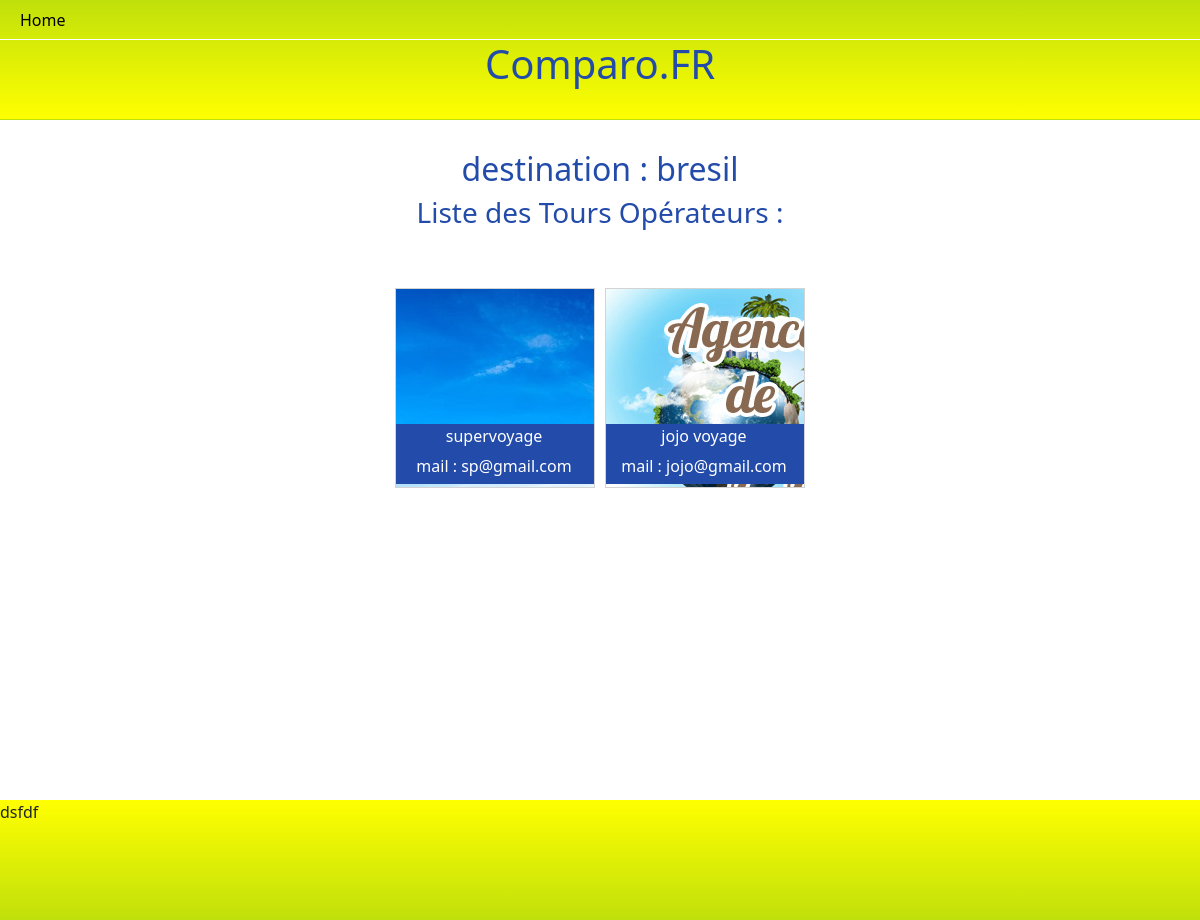
Page /liste.php?location=bresil on the committed database.
### tables this page shows
CREATE TABLE IF NOT EXISTS `destination` (
  `id` int NOT NULL AUTO_INCREMENT,
  `location` varchar(255) NOT NULL,
  `price` int NOT NULL,
  `tour_operator_id` int NOT NULL,
  `image` varchar(255) NOT NULL,
  PRIMARY KEY (`id`)
);

CREATE TABLE IF NOT EXISTS `tour_operator` (
  `id` int NOT NULL AUTO_INCREMENT,
  `name` varchar(255) NOT NULL,
  `link` varchar(255) NOT NULL,
  `grade_count` int NOT NULL DEFAULT '0',
  `grade_total` int NOT NULL DEFAULT '0',
  `is_premium` tinyint(1) NOT NULL DEFAULT '0',
  `image` varchar(255) DEFAULT NULL,
  PRIMARY KEY (`id`)
);

### repository/Manager.php (called while the page is built, shortened)
<?php
class Manager
{
    private PDO $db;
    public function setDb($db)
    {
        $this->db = $db;
        return $this;
    }
    public function getTourOperatorById($operatorId)
    {
        $query = 'SELECT * FROM tour_operator WHERE id = :operatorId';
        $stmt = $this->db->prepare($query);
        $stmt->bindParam(':operatorId', $operatorId, PDO::PARAM_INT);
        $stmt->execute();
        $tourOperatorData = $stmt->fetch(PDO::FETCH_ASSOC);
        if ($tourOperatorData) {
            return new TourOperateur($tourOperatorData);
        } else {
            return null;
        }
    }
    public function getDestinationByLocation($destinationLocation)
    {
        $query = 'SELECT * FROM destination WHERE location = :location';
        $stmt = $this->db->prepare($query);
        $stmt->bindParam(':location', $destinationLocation, PDO::PARAM_STR);
        $stmt->execute();
        $destinationsData = $stmt->fetchAll(PDO::FETCH_ASSOC);
        $destinations = [];
        if ($destinationsData) {
            foreach ($destinationsData as $destinationData) {
                $destinations[] = new Destination($destinationData);
            }
            return $destinations;
        } else {
            return null;
        }
    }
}

### entity/Destination.php (called while the page is built, shortened)
<?php
class Destination
{
    private $location;
    private $tour_operator_id;
    public function setId($id)
    {
        return $this;
    }
    public function getLocation()
    {
        return $this->location;
    }
    public function setLocation($location)
    {
        $this->location = $location;
        return $this;
    }
    public function setPrice($price)
    {
        return $this;
    }
    public function getTour_operator_id()
    {
        return $this->tour_operator_id;
    }
    public function setTour_operator_id($tour_operator_id)
    {
        $this->tour_operator_id = $tour_operator_id;
        return $this;
    }
    public function setImage($image)
    {
        return $this;
    }
}

### entity/TourOperateur.php (called while the page is built, shortened)
<?php
Class TourOperateur
{
    private int $id;
    private string $name;
    private string $link;
    private string $image;
    public function getId()
    {
        return $this->id;
    }
    public function setId($id)
    {
        $this->id = $id;
        return $this;
    }
    public function getName()
    {
        return $this->name;
    }
    public function setName($name)
    {
        $this->name = $name;
        return $this;
    }
    public function getLink()
    {
        return $this->link;
    }
    public function setLink($link)
    {
        $this->link = $link;
        return $this;
    }
    public function setGrade_count($grade_count)
    {
        return $this;
    }
    public function setGrade_total($grade_total)
    {
        return $this;
    }
    public function setIs_premium($is_premium)
    {
        return $this;
    }
    public function getImage()
    {
        return $this->image;
    }
    public function setImage($image)
    {
        $this->image = $image;
        return $this;
    }
}
?>

### liste.php (the view, shortened to what this page needs)
<?php
require_once("./utils/connexion.php");
$manager = new Manager($bdd);
if (isset($_GET['location']) && !empty($_GET['location'])) {
    $destinations = $manager->getDestinationByLocation($_GET['location']);
?>
    <!DOCTYPE html>
    <html lang="en">
    <head>
        <link href="https://cdn.jsdelivr.net/npm/bootstrap@5.3.1/dist/css/bootstrap.min.css" rel="stylesheet">
        <link rel="stylesheet" href="css/liste.css">
    </head>
    <body>
        <header>
            <nav class="navbar navbar-expand-lg">
                <div class="container-fluid">
                    <div class="collapse navbar-collapse" id="navbarSupportedContent">
                        <ul class="navbar-nav me-auto mb-2 mb-lg-0">
                            <li class="nav-item">
                                <a class="nav-link active" aria-current="page" href="index.php">Home</a>
                            </li>
                        </ul>
                    </div>
                </div>
            </nav>
            <h1>Comparo.FR</h1>
        </header>
        <div class="container">
        <?php
        if ($destinations) {
            echo '<section>';
            echo '<div class="row text-center titre">';
            echo '<h2>destination : ' . $destinations[0]->getLocation() . '</h2>';
            echo '<h3>Liste des Tours Opérateurs :</h3>';
            echo '</div>';
            echo '<div class="row d-flex justify-content-center affichage">';
        } else {
            echo '<p>Destination non trouvée.</p>';
        }
    } else {
        echo '<p>Destination non valide.</p>';
    }
    foreach ($destinations as $destination) {
        $tourOperator = $manager->getTourOperatorById($destination->getTour_operator_id());
        echo '<a href="tourop.php?id=' . $tourOperator->getId() . '" style="background:url(' . $tourOperator->getImage() . ')" class="col-3">';
        echo '<p>' . $tourOperator->getName() . '</p>';
        echo '<p>mail : ' . $tourOperator->getLink() . '</p>';
        echo '</a>';
    }
    echo '</div>';
    echo '</section>';
        ?>
        </div>
        <footer>dsfdf</footer>
    </body>
    </html>

### css/liste.css (style rules this page uses)
body { overflow-x:hidden; width:100vw; min-height:100vh; margin:0; padding:0; display:flex; flex-direction: column; }
.container { min-height:100vh; width:100vw; flex-wrap: 1; }
header { position:fixed; width:100%; height:120px; top:0; left:0; background: linear-gradient(#c0e00b, yellow); border-bottom:1px solid #c0e00b; z-index:100; }
nav { height:40px; border-bottom:1px solid white; }
h1 { position:fixed; width:100%; top:40px; color:rgb(34, 75, 170); text-align:center; }
.titre { margin-top:150px; }
h2, h3 { color:rgb(34, 75, 170); }
.affichage { margin-top:50px; }
.affichage a { position:relative; display:block; height:200px; width:200px; margin:0 5px; color:black; text-decoration:none; border:1px solid lightgray; text-align:center; overflow-x:hidden; }
.affichage a p { position:relative; width:200px; height:30px; left:-14px; margin:0; padding:0; top:135px; background:rgb(34, 75, 170); color:white; }
footer { position:relative; min-height:120px; width:100%; bottom:0; background: linear-gradient(yellow, #c0e00b); }

### rows in the picture
destination: location "bresil", tour_operator.image (picture), tour_operator.name "supervoyage", tour_operator.link "sp@gmail.com"
destination: tour_operator.image (picture), tour_operator.name "jojo voyage", tour_operator.link "jojo@gmail.com"
